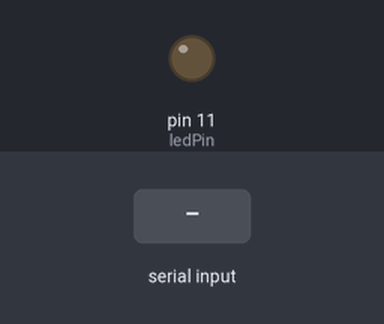
A sketch run on a simulated Arduino Uno, built with avr-gcc and run on an emulated ATmega328P. On the bench: output pins drawn as LEDs (lit = HIGH). The inputs (shaded band) are chosen by the test bench.

Above: at 1.2 s.
1.3 s: "1" received over Serial
At 2.2 s:
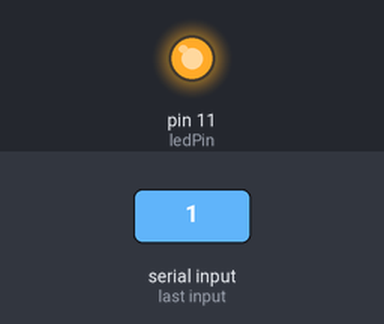
2.8 s: "0" received over Serial
At 3.3 s:
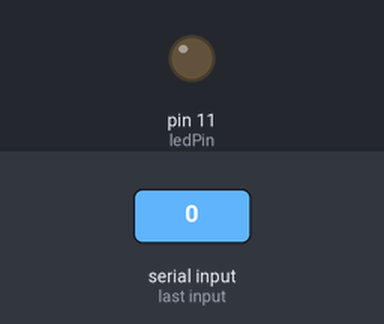
Timing chart, 0 to 5.8 s (numbered marks = the images above; inputs shaded):
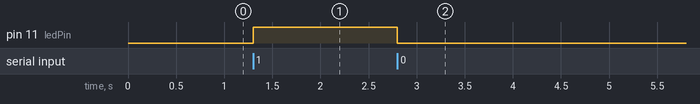

Measured:
- after the input at 1.3 s, pin 11 (ledPin): LOW → HIGH at once
- after the input at 2.8 s, pin 11 (ledPin): HIGH → LOW at once

The sketch:

UnityLed.ino
```cpp
const int ledPin = 11;

void setup() {
  Serial.begin(9600);
  pinMode(ledPin, OUTPUT);
}

void loop() {

  if(Serial.available()){
    char cmd = Serial.read();
    if(cmd == '1'){
      digitalWrite(ledPin, HIGH);
    }
    if(cmd == '0'){
      digitalWrite(ledPin, LOW);
    }
  }
}
```
